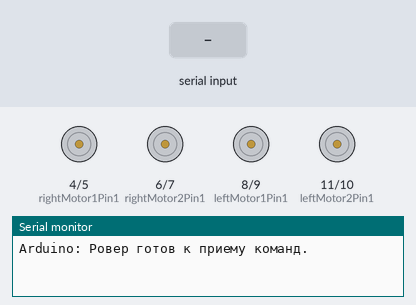
Bench run of a sketch on a simulated Arduino Uno, built with avr-gcc and run on an emulated ATmega328P. Shown: motor-driver pin pairs drawn as motors (green arrow = first pin HIGH = forward, orange = second pin HIGH = backward, longer = more drive), the last lines printed to the serial monitor. The test bench sets the inputs (shaded band).

Above: at 1.2 s.
1.3 s: "FORWARD\n" received over the second serial link
At 2.5 s:
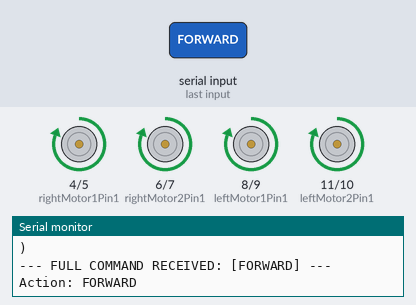
2.8 s: "BACKWARD\n" received over the second serial link
At 3.8 s:
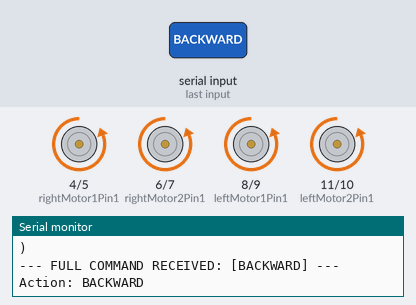
4.3 s: "LEFT\n" received over the second serial link
At 4.6 s:
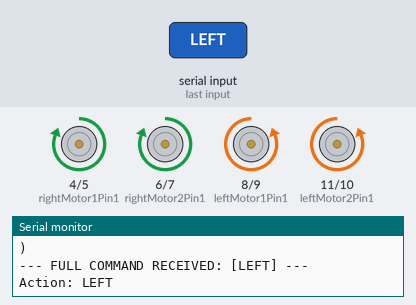
5.8 s: "RIGHT\n" received over the second serial link
At 7.1 s:
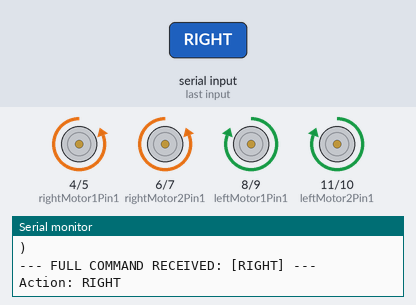
Timing chart, 0 to 8.3 s (numbered marks = the images above; inputs shaded):
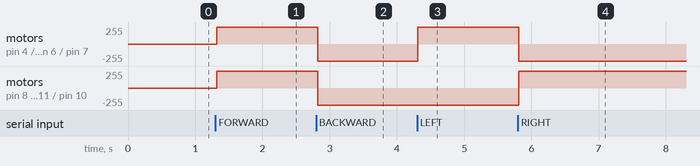

The sketch:

ardinouno07_02_26_copy_20260226055615.ino
```cpp
#include <SoftwareSerial.h>

// Определение пинов для управления моторами гусениц
// Левая гусеница - Мотор 1
const int leftMotor1Pin1 = 8;
const int leftMotor1Pin2 = 9;

// Левая гусеница - Мотор 2
const int leftMotor2Pin1 = 11;
const int leftMotor2Pin2 = 10;

// Правая гусеница - Мотор 1
const int rightMotor1Pin1 = 4;
const int rightMotor1Pin2 = 5;

// Правая гусеница - Мотор 2
const int rightMotor2Pin1 = 6;
const int rightMotor2Pin2 = 7;

// Определение пинов для SoftwareSerial (связь с ESP)
// D2 как RX, D3 как TX
SoftwareSerial espSerial(2, 3);

// --- ФУНКЦИИ УПРАВЛЕНИЯ МОТОРАМИ (Прототипы) ---
void forward();
void backward();
void turnLeft();
void turnRight();
void stop();
void processCommand(String cmd); // Прототип функции обработки

void setup() {
  // Установка пинов всех восьми двигателей как выходы
  pinMode(leftMotor1Pin1, OUTPUT);
  pinMode(leftMotor1Pin2, OUTPUT);
  pinMode(leftMotor2Pin1, OUTPUT);
  pinMode(leftMotor2Pin2, OUTPUT);
  pinMode(rightMotor1Pin1, OUTPUT);
  pinMode(rightMotor1Pin2, OUTPUT);
  pinMode(rightMotor2Pin1, OUTPUT);
  pinMode(rightMotor2Pin2, OUTPUT);

  // Инициализация аппаратного Serial для отладки (связь с компьютером)
  Serial.begin(115200);
  Serial.println("Arduino: Ровер готов к приему команд.");

  // Инициализация SoftwareSerial для связи с ESP
  // ВАЖНО: Должно совпадать со скоростью на ESP8266 (9600)
  espSerial.begin(9600);
}

void loop() {
  static String receivedCommand = ""; // Хранит команду

  if (espSerial.available()) {
    char c = espSerial.read();

    // --- ОТЛАДКА: Печатаем каждый полученный байт ---
    Serial.print("Received byte: 0x");
    Serial.print(c, HEX); // Печатаем в шестнадцатеричном формате
    Serial.print(" (");
    Serial.print(c); // Печатаем как символ
    Serial.println(")");
    // ------------------------------------------------

    // 2. Если это символ новой строки, значит, команда завершена
    if (c == '\n') {

      // Выводим собранную команду
      Serial.print("--- FULL COMMAND RECEIVED: [");
      Serial.print(receivedCommand);
      Serial.println("] ---");

      // Теперь обрабатываем команду
      receivedCommand.trim();
      processCommand(receivedCommand);

      receivedCommand = ""; // Сброс
    }
    // 3. Если это не символ новой строки и не символ возврата каретки, добавляем к команде
    else if (c != '\r') {
      receivedCommand += c;
    }
  }
}
// Новая функция для обработки команды, чтобы не загромождать loop
void processCommand(String cmd) {
    if (cmd == "FORWARD") {
      forward();
    } else if (cmd == "BACKWARD") {
      backward();
    } else if (cmd == "LEFT") {
      turnLeft();
    } else if (cmd == "RIGHT") {
      turnRight();
    } else if (cmd == "STOP") {
      stop();
    }
}

// =================================================================
// ФУНКЦИИ УПРАВЛЕНИЯ ГУСЕНИЦАМИ
// =================================================================

void forward() {
  Serial.println("Action: FORWARD");
  digitalWrite(leftMotor1Pin1, HIGH);
  digitalWrite(leftMotor1Pin2, LOW);
  digitalWrite(leftMotor2Pin1, HIGH);
  digitalWrite(leftMotor2Pin2, LOW);
  digitalWrite(rightMotor1Pin1, HIGH);
  digitalWrite(rightMotor1Pin2, LOW);
  digitalWrite(rightMotor2Pin1, HIGH);
  digitalWrite(rightMotor2Pin2, LOW);
}

void backward() {
  Serial.println("Action: BACKWARD");
  digitalWrite(leftMotor1Pin1, LOW);
  digitalWrite(leftMotor1Pin2, HIGH);
  digitalWrite(leftMotor2Pin1, LOW);
  digitalWrite(leftMotor2Pin2, HIGH);
  digitalWrite(rightMotor1Pin1, LOW);
  digitalWrite(rightMotor1Pin2, HIGH);
  digitalWrite(rightMotor2Pin1, LOW);
  digitalWrite(rightMotor2Pin2, HIGH);
}

void turnLeft() {
  Serial.println("Action: LEFT");
  digitalWrite(leftMotor1Pin1, LOW);
  digitalWrite(leftMotor1Pin2, HIGH);
  digitalWrite(leftMotor2Pin1, LOW);
  digitalWrite(leftMotor2Pin2, HIGH);
  digitalWrite(rightMotor1Pin1, HIGH);
  digitalWrite(rightMotor1Pin2, LOW);
  digitalWrite(rightMotor2Pin1, HIGH);
  digitalWrite(rightMotor2Pin2, LOW);
}

void turnRight() {
  Serial.println("Action: RIGHT");
  digitalWrite(leftMotor1Pin1, HIGH);
  digitalWrite(leftMotor1Pin2, LOW);
  digitalWrite(leftMotor2Pin1, HIGH);
  digitalWrite(leftMotor2Pin2, LOW);
  digitalWrite(rightMotor1Pin1, LOW);
  digitalWrite(rightMotor1Pin2, HIGH);
  digitalWrite(rightMotor2Pin1, LOW);
  digitalWrite(rightMotor2Pin2, HIGH);
}

void stop() {
  Serial.println("Action: STOP");
  digitalWrite(leftMotor1Pin1, LOW);
  digitalWrite(leftMotor1Pin2, LOW);
  digitalWrite(leftMotor2Pin1, LOW);
  digitalWrite(leftMotor2Pin2, LOW);
  digitalWrite(rightMotor1Pin1, LOW);
  digitalWrite(rightMotor1Pin2, LOW);
  digitalWrite(rightMotor2Pin1, LOW);
  digitalWrite(rightMotor2Pin2, LOW);
}
```

Measured:
- after the input at 1.3 s, motor on pin 4 (rightMotor1Pin1) / pin 5 (rightMotor1Pin2), motor on pin 6 (rightMotor2Pin1) / pin 7 (rightMotor2Pin2), motor on pin 8 (leftMotor1Pin1) / pin 9 (leftMotor1Pin2), motor on pin 11 (leftMotor2Pin1) / pin 10 (leftMotor2Pin2): stopped → forward 255/255 at once
- after the input at 2.8 s, motor on pin 4 (rightMotor1Pin1) / pin 5 (rightMotor1Pin2), motor on pin 6 (rightMotor2Pin1) / pin 7 (rightMotor2Pin2), motor on pin 8 (leftMotor1Pin1) / pin 9 (leftMotor1Pin2), motor on pin 11 (leftMotor2Pin1) / pin 10 (leftMotor2Pin2): forward 255/255 → backward 255/255 at once
- after the input at 4.3 s, motor on pin 4 (rightMotor1Pin1) / pin 5 (rightMotor1Pin2), motor on pin 6 (rightMotor2Pin1) / pin 7 (rightMotor2Pin2): backward 255/255 → forward 255/255 at once
- after the input at 5.8 s, motor on pin 4 (rightMotor1Pin1) / pin 5 (rightMotor1Pin2), motor on pin 6 (rightMotor2Pin1) / pin 7 (rightMotor2Pin2): forward 255/255 → backward 255/255 at once; motor on pin 8 (leftMotor1Pin1) / pin 9 (leftMotor1Pin2), motor on pin 11 (leftMotor2Pin1) / pin 10 (leftMotor2Pin2): backward 255/255 → forward 255/255 at once
